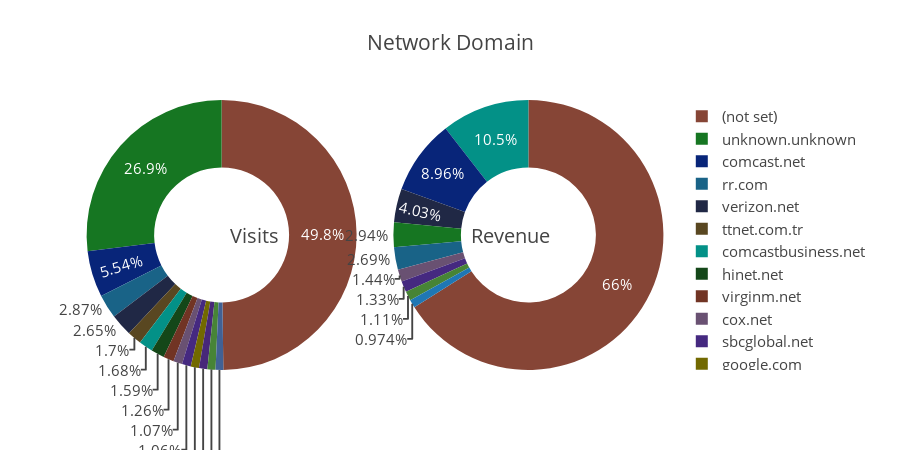

Notebook cell for this chart:
### Markdown cell above
### Geo networkDomain

### Code cell
PieChart('geo_networkDomain', "Network Domain")

### Figure 1 — Plotly figure (JSON) as saved in the notebook; plotly's stock layout.template omitted (floating-point values rounded to 4 significant figures)
{"data": [{"domain": {"x": [0, 0.48]}, "hole": 0.5, "hoverinfo": "label+percent+name", "labels": ["(not set)", "unknown.unknown", "comcast.net", "rr.com", "verizon.net", "ttnet.com.tr", "comcastbusiness.net", "hinet.net", "virginm.net", "cox.net", "sbcglobal.net", "google.com", "prod-infinitum.com.mx", "optonline.net", "att.net"], "marker": {"colors": ["#864536", "#167622", "#082579", "#196387", "#202845", "#594721", "#039187", "#144719", "#713424", "#695172", "#452980", "#726900", "#472879", "#478436", "#416194", "#246668", "#802237", "#818922", "#195716", "#668709"]}, "name": "% Acesses", "showlegend": true, "type": "pie", "uid": "8927e4ab-8090-45aa-ba37-70ce5e29095d", "values": [499049, 269796, 55486, 28715, 26547, 17078, 16826, 15933, 12594, 10722, 10596, 9997, 9925, 9734, 9255]}, {"domain": {"x": [0.52, 1]}, "hole": 0.5, "hoverinfo": "label+percent+name", "labels": ["(not set)", "comcastbusiness.net", "comcast.net", "verizon.net", "unknown.unknown", "rr.com", "cox.net", "sbcglobal.net", "optonline.net", "telepacific.net"], "name": "% Revenue", "showlegend": false, "type": "pie", "uid": "c89d9431-5c64-4acb-80e9-ff3f2011ba65", "values": [1305842580000, 207981740000, 177314700000, 79673400000, 58253980000, 53226760000, 28571450000, 26400950000, 21885230000, 19261430000]}], "layout": {"annotations": [{"font": {"size": 20}, "showarrow": false, "text": "Visits", "x": 0.25, "y": 0.5}, {"font": {"size": 20}, "showarrow": false, "text": "Revenue", "x": 0.8, "y": 0.5}], "font": {"size": 15}, "height": 450, "title": "Network Domain"}}
